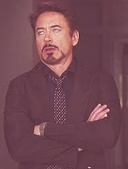
#> input picture image1.jpg, 128 x 169 px, shrunk from 195 x 258 before the run
$ python untitled4.py
#> lines starting #> are read from the running program, lines starting #| are printed output that depends on the picture
# -*- coding: utf-8 -*-
"""Untitled4.ipynb

Automatically generated by Colab.

Original file is located at
    https://colab.research.google.com/drive/1wfFv_Hb2LF6ieNBy0xBPAMXj5BQ-zs1_
"""

import numpy as np
import matplotlib.pyplot as plt

x = np.linspace(0, 10, 100)
y = np.sin(x)

plt.plot(x, y, label="Sinus(x)", color="blue")

plt.title("Sinus Funksiyasining Grafigi")
plt.xlabel("X qiymatlari")
plt.ylabel("Y qiymatlari")

plt.grid(True)
plt.legend()
plt.show()
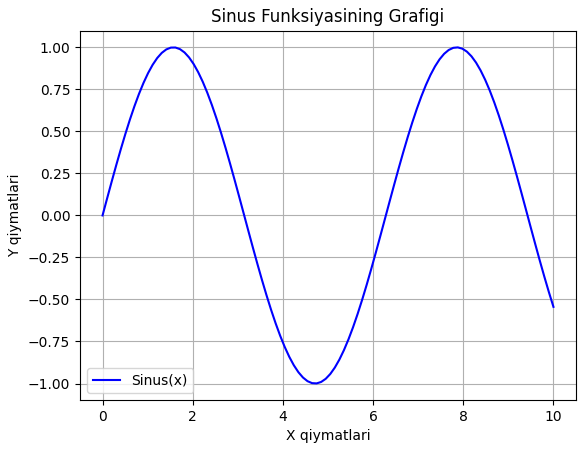
#> figure drawn by matplotlib, 1 panel; curve peaks at x = 7.88, y = 1

import matplotlib.pyplot as plt
import numpy as np

np.random.seed(42)
x = np.random.uniform(0, 10, 50)
y = np.random.uniform(0, 10, 50)

plt.figure(figsize=(8, 6))
plt.scatter(x, y, color='blue', label='Nuqtalar')

plt.title('Tasodifiy Nuqtalar Scatter Grafiki', fontsize=14)
plt.xlabel('X qiymatlari', fontsize=12)
plt.ylabel('Y qiymatlari', fontsize=12)
plt.legend()
plt.grid(True)
plt.show()
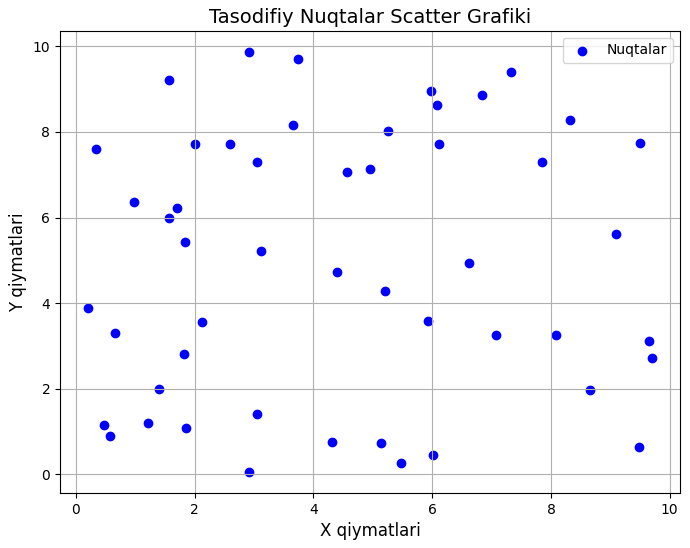
#> figure drawn by matplotlib, 1 panel

from PIL import Image
import matplotlib.pyplot as plt

file_paths = ["image1.jpg", "image2.jpeg", "image3.jpg"]

plt.figure(figsize=(15, 5))
for i, file_path in enumerate(file_paths):
    img = Image.open(file_path)
#> img is the input picture: PIL image 128x169 RGB; mean R, G, B 116.6, 73.7, 84.2

    img_gray = img.convert("L")
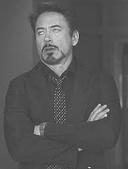
#> img_gray: PIL image 128x169 L; min 45, max 231, mean 87.8

    plt.subplot(2, 3, i + 1)
    plt.imshow(img)
    plt.title(f"Original {i + 1}")
    plt.axis("off")

    plt.subplot(2, 3, i + 4)
    plt.imshow(img_gray, cmap="gray")
    plt.title(f"B&W {i + 1}")
    plt.axis("off")
#> pass 2 of the loop `for i, file_path in enumerate(file_paths):`:
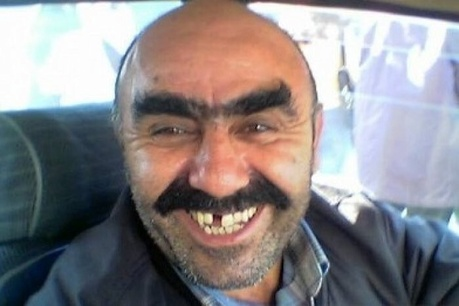
#> input picture image2.jpeg, 459 x 306 px, shrunk from 700 x 466 before the run
#> img is the input picture: PIL image 459x306 RGB; mean R, G, B 139.4, 134.2, 136.2
#> `img_gray = img.convert("L")`:
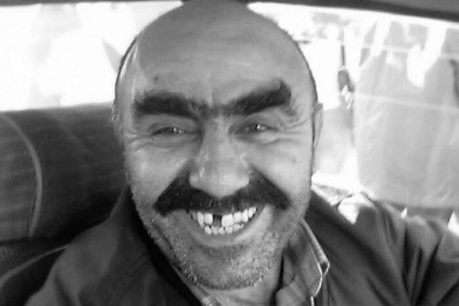
#> img_gray: PIL image 459x306 L; min 0, max 255, mean 136

plt.tight_layout()
plt.show()

import pandas as pd

file_path = 'WHO COVID-19 cases.csv'

#> (the run stopped early here; a loop or call above may not have finished)
